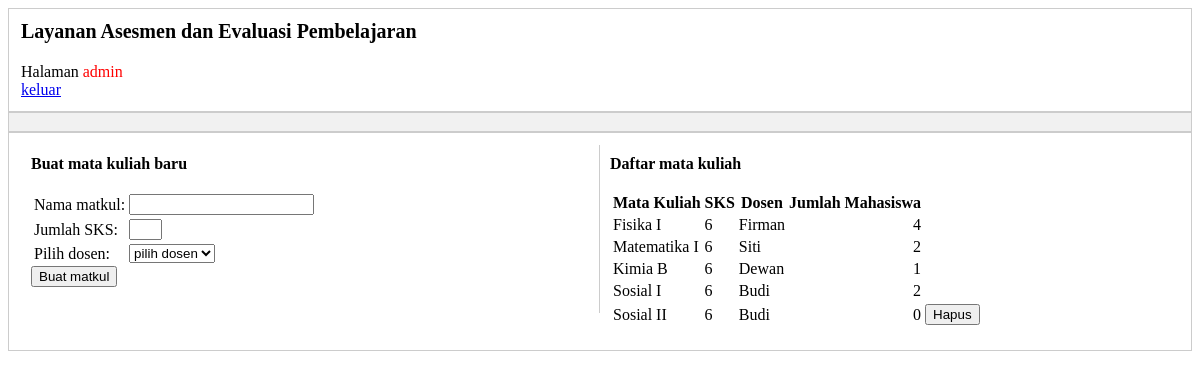
The app's page /admin.php with its own data.
### tables this page shows
CREATE TABLE `course` (
  `id` int(1) NOT NULL,
  `teacher_id` int(1) DEFAULT NULL,
  `sks` int(11) NOT NULL,
  `course` varchar(50) DEFAULT NULL
);

CREATE TABLE `teacher` (
  `id` int(1) NOT NULL,
  `role` tinyint(1) NOT NULL DEFAULT 1,
  `username` varchar(6) DEFAULT NULL,
  `password` varchar(4) DEFAULT NULL
);

### admin.php (the view, shortened to what this page needs)
<link rel="stylesheet" href="style.css">
<div class="header">
<?php
  include("config.php");
  echo "<p class='logo'>Layanan Asesmen dan Evaluasi Pembelajaran</p>";
  echo "Halaman ";
  echo "<span style='color:red'>admin</span><br>";
  echo "<a href='logout.php'>keluar</a><br>";
?>
</div>
<div class="tab">
  <div class="left"><br></div>
</div>
<div class="row tabcontent">
  <div class="column tabcontent2">
    <b>Buat mata kuliah baru</b><br><br>
    <form method="POST" action="createcourse.php">
      <table>
        <tr><td><label for="course">Nama matkul:</label></td><td><input id="course" name="course"></td></tr>
        <tr><td><label for="sks">Jumlah SKS:</label></td><td><input id="sks" name="sks" size="1"></td></tr>
        <tr><td><label for="teacher">Pilih dosen:</label></td>
        <td><select name="teacher" id="teacher">
        <?php
          echo "<option selected hidden disabled>pilih dosen</option>";
        ?>
        </select></td>
        </tr>
      </table>
      <input type="submit" value="Buat matkul">
    </form>
  </div>
  <div class="column">
    <b>Daftar mata kuliah</b><br><br>
    <?php
      $sql = "select course.id, course.course, course.sks, teacher.username
              from course join teacher
              on course.teacher_id = teacher.id";
      $result = mysqli_query($db, $sql);
      $course = array();
      while($row = mysqli_fetch_assoc($result))
      { $course[] = $row; }
      echo "<table>";
      echo "<tr>";
      echo "<th>Mata Kuliah</th>";
      echo "<th>SKS</th>";
      echo "<th>Dosen</th>";
      echo "<th>Jumlah Mahasiswa</th>";
      echo "</tr>";
      foreach($course as $course)
      { echo "<tr><td>".$course[course]."</td>";
        echo "<td>".$course[sks]."</td>";
        echo "<td>".$course[username]."</td>";
        $sql = "select student.id, student.username
                from student join enrollment join course
                on student.id = enrollment.student_id
                and course.id = enrollment.course_id
                where course.id = $course[id]";
        $result = mysqli_query($db,$sql);
        $jumlah = mysqli_num_rows($result);
        echo "<td align='right'>".$jumlah."</td>";
        if($jumlah == 0)
        { echo "<td><button onclick=deleteCourse(course,".$course[id].")>Hapus</button></td>";  }
        echo "</tr>";
      }
      echo "</table>";
    ?>
  </div>
</div>

### style.css (style rules this page uses)
.tab { overflow: hidden; border: 1px solid #ccc; background-color: #f1f1f1; }
.tabcontent { padding: 12px; border: 1px solid #ccc; }
.left { margin-left: 12px; }
.tabcontent2 { padding: 12px; border-right: 1px solid #ccc; }
.header { padding: 12px; border: 1px solid #ccc; }
* { box-sizing: border-box; }
.column { float: left; width: 50%; padding: 10px; }
.row:after { content: ""; display: table; clear: both; }
.logo { margin-top: -1px; font-size: 20px; font-weight: bold; }

### records on screen
course: course "Fisika I", sks "6", teacher.username "Firman", jumlah "4"
course: course "Matematika I", sks "6", teacher.username "Siti", jumlah "2"
course: course "Kimia B", sks "6", teacher.username "Dewan", jumlah "1"
course: course "Sosial I", sks "6", teacher.username "Budi", jumlah "2"
course: course "Sosial II", sks "6", teacher.username "Budi", jumlah "0"
